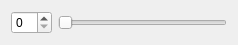
<?xml version="1.0" encoding="UTF-8"?>
<ui version="4.0">
 <class>SmallWidget</class>
 <widget class="QWidget" name="SmallWidget">
  <property name="geometry">
   <rect>
    <x>0</x>
    <y>0</y>
    <width>238</width>
    <height>44</height>
   </rect>
  </property>
  <property name="windowTitle">
   <string>Form</string>
  </property>
  <layout class="QHBoxLayout" name="horizontalLayout">
   <item>
    <widget class="QSpinBox" name="spinBox"/>
   </item>
   <item>
    <widget class="QSlider" name="horizontalSlider">
     <property name="orientation">
      <enum>Qt::Horizontal</enum>
     </property>
    </widget>
   </item>
  </layout>
 </widget>
 <resources/>
 <connections/>
</ui>
